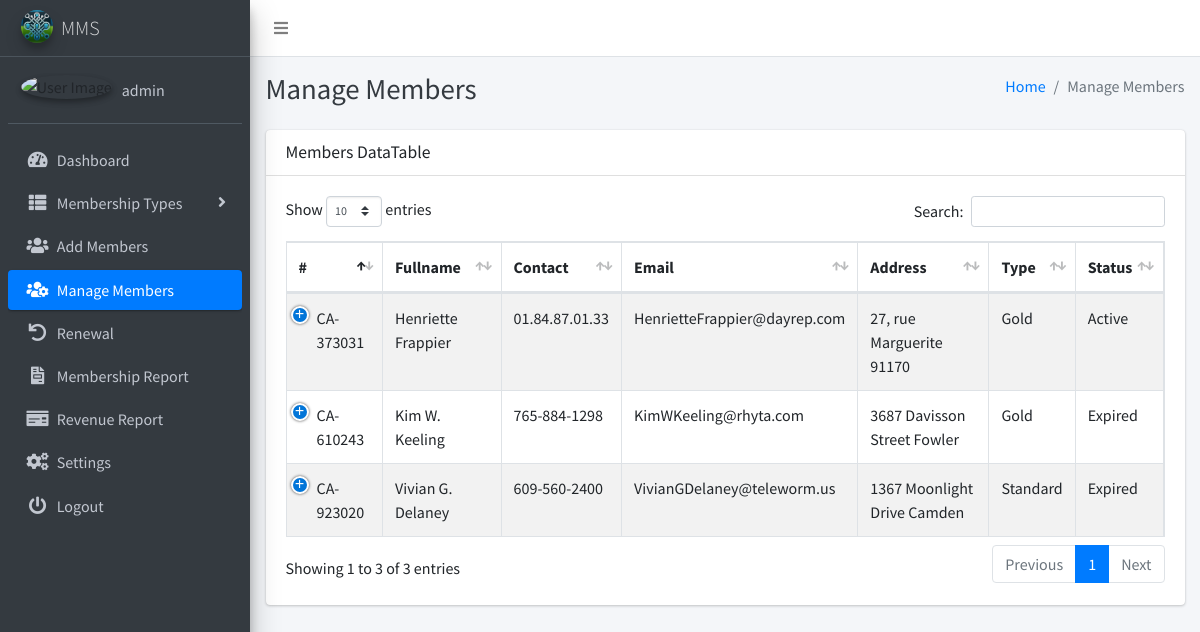
/manage_members.php (signed in), run on the app's committed database.
### tables this page shows
CREATE TABLE IF NOT EXISTS `settings` (
`id` int(11) NOT NULL,
  `system_name` varchar(255) NOT NULL,
  `logo` varchar(255) NOT NULL,
  `currency` varchar(50) NOT NULL
);

CREATE TABLE IF NOT EXISTS `users` (
`id` int(11) NOT NULL,
  `user_name` varchar(255) NOT NULL,
  `email` varchar(255) NOT NULL,
  `password` varchar(255) NOT NULL,
  `image` varchar(255) DEFAULT 'uploads\users_photos\default.png',
  `registration_date` timestamp NOT NULL DEFAULT CURRENT_TIMESTAMP,
  `updated_date` timestamp NOT NULL DEFAULT CURRENT_TIMESTAMP ON UPDATE CURRENT_TIMESTAMP
);

CREATE TABLE IF NOT EXISTS `members` (
`id` int(11) NOT NULL,
  `fullname` varchar(255) NOT NULL,
  `dob` date NOT NULL,
  `gender` varchar(10) NOT NULL,
  `contact_number` varchar(20) NOT NULL,
  `email` varchar(255) NOT NULL,
  `address` varchar(255) NOT NULL,
  `country` varchar(255) NOT NULL,
  `postcode` varchar(20) NOT NULL,
  `occupation` varchar(255) NOT NULL,
  `membership_type` int(11) NOT NULL,
  `membership_number` varchar(20) NOT NULL,
  `created_at` timestamp NOT NULL DEFAULT CURRENT_TIMESTAMP,
  `photo` varchar(255) NOT NULL,
  `expiry_date` date DEFAULT NULL
);

CREATE TABLE IF NOT EXISTS `membership_types` (
`id` int(11) NOT NULL,
  `type` varchar(255) NOT NULL,
  `amount` int(11) NOT NULL
);

### manage_members.php (the view, shortened to what this page needs)
<?php
include('includes/config.php');
$selectQuery = "SELECT * FROM members ORDER BY created_at DESC";
$result = $conn->query($selectQuery);
?>
<?php include('includes/header.php');?>
<body class="hold-transition sidebar-mini layout-fixed layout-navbar-fixed layout-footer-fixed">
<div class="wrapper">
  <?php include('includes/nav.php');?>
 <?php include('includes/sidebar.php');?>
  <div class="content-wrapper">
  <?php include('includes/pagetitle.php');?>
    <section class="content">
      <div class="container-fluid">
        <div class="row">
        <div class="col-12">
        <div class="card">
    <div class="card-header">
        <h3 class="card-title">Members DataTable</h3>
    </div>
    <div class="card-body">
    <table id="example1" class="table table-bordered table-striped">
        <thead>
            <tr>
                <th>#</th>
                <th>Fullname</th>
                <th>Contact</th>
                <th>Email</th>
                <th>Address</th>
                <th>Type</th>
                <th>Status</th>
            </tr>
        </thead>
        <tbody>
            <?php
            while ($row = $result->fetch_assoc()) {
                $expiryDate = strtotime($row['expiry_date']);
                $currentDate = time();
                $daysDifference = floor(($expiryDate - $currentDate) / (60 * 60 * 24));
                $membershipStatus = ($daysDifference < 0) ? 'Expired' : 'Active';
                $membershipTypeId = $row['membership_type'];
                $membershipTypeQuery = "SELECT type FROM membership_types WHERE id = $membershipTypeId";
                $membershipTypeResult = $conn->query($membershipTypeQuery);
                $membershipTypeRow = $membershipTypeResult->fetch_assoc();
                $membershipTypeName = ($membershipTypeRow) ? $membershipTypeRow['type'] : 'Unknown';
                echo "<tr>";
                echo "<td>{$row['membership_number']}</td>";
                echo "<td>{$row['fullname']}</td>";
                echo "<td>{$row['contact_number']}</td>";
                echo "<td>{$row['email']}</td>";
                echo "<td>{$row['address']}</td>";
                echo "<td>{$membershipTypeName}</td>";
                echo "<td>{$membershipStatus}</td>";
                echo "</tr>";
            }
            ?>
        </tbody>
    </table>
</div>
</div>
          </div>
        </div>
      </div>
    </section>
  </div>
</div>
</body>
</html>

### includes/sidebar.php (shortened to what this page needs)
<?php
$current_page = basename($_SERVER['PHP_SELF']);
?>
<aside class="main-sidebar sidebar-dark-primary elevation-4">
  <a href="" class="brand-link">
    <img src="<?php echo getLogoUrl(); ?>" alt="Logo" class="brand-image img-circle elevation-3" style="opacity: .8">
    <span class="brand-text font-weight-light"><?php echo getSystemName(); ?></span>
  </a>
  <?php
    function getSystemName()
    {
        global $conn;
        $systemNameQuery = "SELECT system_name FROM settings";
        $systemNameResult = $conn->query($systemNameQuery);
        if ($systemNameResult->num_rows > 0) {
            $systemNameRow = $systemNameResult->fetch_assoc();
            return $systemNameRow['system_name'];
        } else {
            return 'MMS';
        }
    }
    function getLogoUrl()
    {
        global $conn;
        $logoQuery = "SELECT logo FROM settings";
        $logoResult = $conn->query($logoQuery);
        if ($logoResult->num_rows > 0) {
            $logoRow = $logoResult->fetch_assoc();
            return $logoRow['logo'];
        } else {
            return 'dist/img/AdminLTELogo.png';
        }
    }
    function getUserName() {
      global $conn;
      $userNameQuery = "SELECT user_name FROM users";
      $userNameResult = $conn->query($userNameQuery);
      if ($userNameResult->num_rows > 0) {
          $userNameRow = $userNameResult->fetch_assoc();
          return $userNameRow['user_name'];
      } else {
          return 'User';
      }
    }
  ?>
  <div class="sidebar">
    <div class="user-panel mt-3 pb-3 mb-3 d-flex">
      <div class="image">
        <img src="<?php echo $_SESSION['image'] ?>" class="img-circle elevation-2" alt="User Image">
      </div>
      <div class="info">
        <a href="#" class="d-block"><?php echo getUserName(); ?></a>
      </div>
    </div>
    <nav class="mt-2">
      <ul class="nav nav-pills nav-sidebar flex-column" data-widget="treeview" role="menu" data-accordion="false">
        <li class="nav-item">
          <a href="dashboard.php" class="nav-link <?php echo ($current_page == 'dashboard.php') ? 'active' : ''; ?>">
            <i class="nav-icon fas fa-tachometer-alt"></i>
            <p>
              Dashboard
            </p>
          </a>
        </li>
        <li class="nav-item has-treeview">
          <a href="#" class="nav-link <?php echo ($current_page == 'add_type.php' || $current_page == 'view_type.php' || $current_page == 'edit_type.php') ? 'active' : ''; ?>">
            <i class="nav-icon fas fa-th-list"></i>
            <p>
              Membership Types
              <i class="fas fa-angle-right right"></i>
            </p>
          </a>
        </li>
        <li class="nav-item">
          <a href="add_members.php" class="nav-link <?php echo ($current_page == 'add_members.php') ? 'active' : ''; ?>">
            <i class="nav-icon fas fa-users"></i>
            <p>Add Members</p>
          </a>
        </li>
        <li class="nav-item">
          <a href="manage_members.php" class="nav-link <?php echo ($current_page == 'manage_members.php' || $current_page == 'edit_member.php' || $current_page == 'memberProfile.php') ? 'active' : ''; ?>">
            <i class="nav-icon fas fa-users-cog"></i>
            <p>Manage Members</p>
          </a>
        </li>
        <li class="nav-item">
          <a href="list_renewal.php" class="nav-link <?php echo ($current_page == 'list_renewal.php' || $current_page == 'renew.php') ? 'active' : ''; ?>">
          <i class="nav-icon fas fa-undo"></i>
            <p>Renewal</p>
          </a>
        </li>
        <li class="nav-item">
          <a href="report.php" class="nav-link <?php echo ($current_page == 'report.php') ? 'active' : ''; ?>">
            <i class="nav-icon fas fa-file-invoice"></i>
            <p>Membership Report</p>
          </a>
        </li>
        <li class="nav-item">
          <a href="revenue_report.php" class="nav-link <?php echo ($current_page == 'revenue_report.php') ? 'active' : ''; ?>">
            <i class="nav-icon fas fa-money-check"></i>
            <p>Revenue Report</p>
          </a>
        </li>
        <li class="nav-item">
          <a href="settings.php" class="nav-link <?php echo ($current_page == 'settings.php') ? 'active' : ''; ?>">
            <i class="nav-icon fas fa-cogs"></i>
            <p>Settings</p>
          </a>
        </li>
        <li class="nav-item">
          <a href="logout.php" class="nav-link <?php echo ($current_page == 'logout.php') ? 'active' : ''; ?>">
            <i class="nav-icon fas fa-power-off"></i>
            <p>Logout</p>
          </a>
        </li>
      </ul>
    </nav>
  </div>
</aside>

### data on the page
settings: logo (picture), system_name "MMS"
users: user_name "admin"
members: membership_number "CA-373031", fullname "Henriette Frappier", contact_number "01.84.87.01.33", email "HenrietteFrappier@dayrep.com", address "27, rue Marguerite 91170", membership_type.type "Gold"
members: membership_number "CA-610243", fullname "Kim W. Keeling", contact_number "765-884-1298", email "KimWKeeling@rhyta.com", address "3687 Davisson Street Fowler", membership_type.type "Gold"
members: membership_number "CA-923020", fullname "Vivian G. Delaney", contact_number "609-560-2400", email "VivianGDelaney@teleworm.us", address "1367 Moonlight Drive Camden", membership_type.type "Standard"

### other printed values
$pageTitle "Manage Members"
